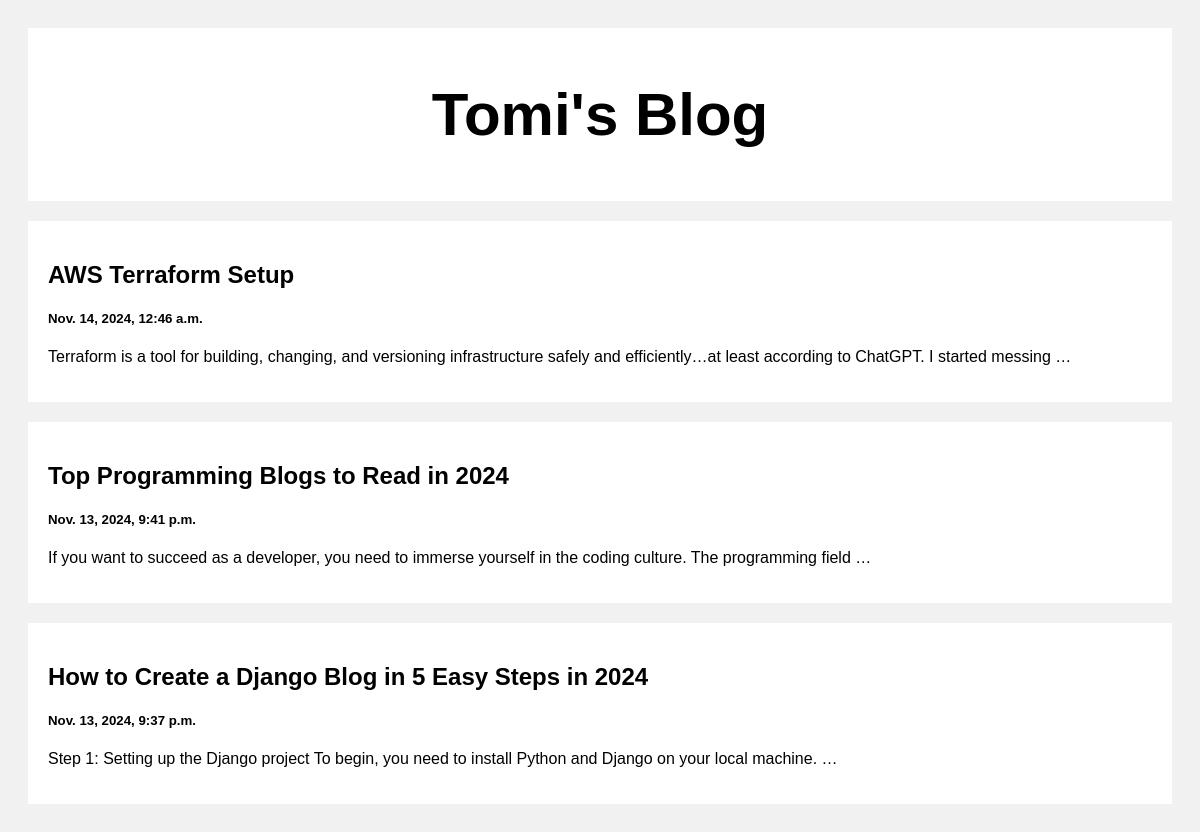
The page / on the database its author committed.
### post/models.py (models this page shows)
class Post(models.Model):
    title = models.CharField(max_length=80)
    body = models.CharField(max_length=100000)
    created_at = models.DateTimeField(default = datetime.now, blank=True)

### post/views.py (the view)
# urls.py: path('', views.index, name='index'),
def index(request):
    posts = Post.objects.all()
    return render(request, 'index.html', {'posts' : posts})

### templates/index.html (shortened to what this page needs)
<!DOCTYPE html>
<html>
<head>
</head>
<body>
<div class="header">
  <h2>Tomi's Blog</h2>
</div>
<div class="row">
  <div class="leftcolumn">
    {% for post in posts reversed %}
    <div class="card">
      <a style="text-decoration: none; color: black;" href="post/{{post.id}}">
        <h2>{{post.title}}</h2>
        <h5>{{post.created_at}}</h5>
        <p>{{post.body|truncatewords:20}}</p>
      </a>
    </div>
    {% endfor %}
  </div>
</div>
</body>
</html>

### templates/index.html (style rules this page uses)
* { box-sizing: border-box; }
body { font-family: Arial; padding: 20px; background: #f1f1f1; }
.header { padding: 2px; font-size: 40px; text-align: center; background: white; }
.leftcolumn { float: left; width: 100%; }
.card { background-color: white; padding: 20px; margin-top: 20px; }
.row:after { content: ""; display: table; clear: both; }

### rows shown on the page
Post: title "AWS Terraform Setup", created_at "Nov. 14, 2024, 12:46 a.m.", body "Terraform is a tool for building, changing, and versioning infrastructure safely and efficiently…at least according to ChatGPT. I started messing …"
Post: title "Top Programming Blogs to Read in 2024", created_at "Nov. 13, 2024, 9:41 p.m.", body "If you want to succeed as a developer, you need to immerse yourself in the coding culture. The programming field …"
Post: title "How to Create a Django Blog in 5 Easy Steps in 2024", created_at "Nov. 13, 2024, 9:37 p.m.", body "Step 1: Setting up the Django project To begin, you need to install Python and Django on your local machine. …"
